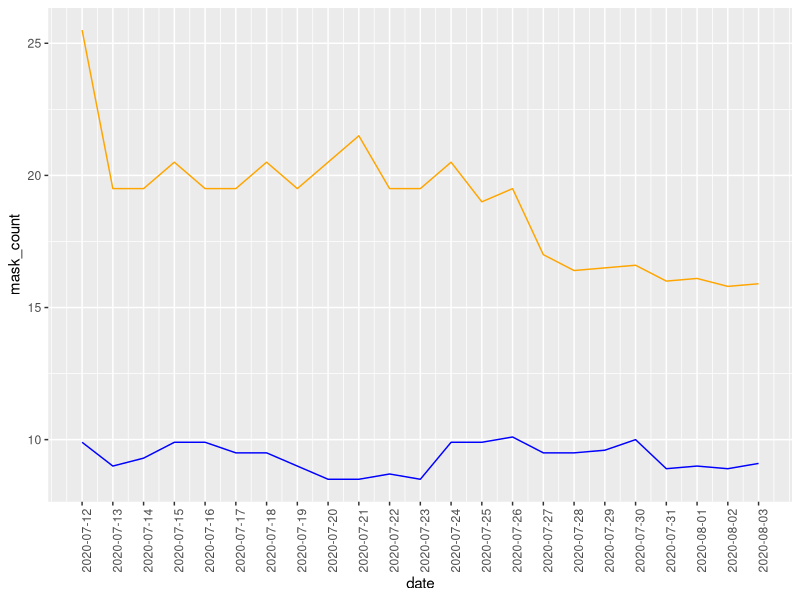

R code for this plot:
## ---- chunk 1
library(tidyverse) 
library(lubridate)
library(ggplot2)
## ---- chunk 2
date = seq(mdy("7/12/2020"),mdy("8/3/2020"),by = 'days')
mask_count = c(25.5,19.5,19.5,20.5,19.5,19.5,20.5,19.5,20.5,21.5,19.5,19.5,20.5,19,19.5,17,16.4,16.5,16.6,16,16.1,15.8,15.9)
no_mask_count = c(9.9,9,9.3,9.9,9.9,9.5,9.5,9,8.5,8.5,8.7,8.5,9.9,9.9,10.1,9.5,9.5,9.6,10,8.9,9,8.9,9.1)
df <- data.frame(date,mask_count,no_mask_count)
view(df)

## ---- chunk 3
ggplot(df, aes(x = date, y = mask_count))+
  geom_line(aes(y = mask_count), colour = "orange") +
  geom_line(aes(y = no_mask_count), colour = "blue") +
  theme(axis.text.x = element_text(size = rel(1),angle = 90)) +
  scale_x_continuous(breaks = date)
